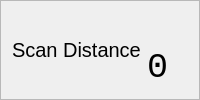
               <widget class="QFrame" name="sub_frame_dist_show_h">
                <property name="maximumSize">
                 <size>
                  <width>16777215</width>
                  <height>110</height>
                 </size>
                </property>
                <property name="frameShape">
                 <enum>QFrame::StyledPanel</enum>
                </property>
                <property name="frameShadow">
                 <enum>QFrame::Raised</enum>
                </property>
                <layout class="QHBoxLayout" name="horizontalLayout_14">
                 <item>
                  <widget class="QLabel" name="label_scanDist_h">
                   <property name="font">
                    <font>
                     <family>Segoe UI</family>
                     <pointsize>15</pointsize>
                     <weight>50</weight>
                     <bold>false</bold>
                    </font>
                   </property>
                   <property name="text">
                    <string>Scan Distance</string>
                   </property>
                   <property name="margin">
                    <number>20</number>
                   </property>
                  </widget>
                 </item>
                 <item>
                  <widget class="QLabel" name="label_scanDist_val_h">
                   <property name="font">
                    <font>
                     <family>Consolas</family>
                     <pointsize>26</pointsize>
                    </font>
                   </property>
                   <property name="layoutDirection">
                    <enum>Qt::LeftToRight</enum>
                   </property>
                   <property name="text">
                    <string>0</string>
                   </property>
                   <property name="alignment">
                    <set>Qt::AlignBottom|Qt::AlignHCenter</set>
                   </property>
                   <property name="margin">
                    <number>0</number>
                   </property>
                  </widget>
                 </item>
                 <item>
                  <widget class="QLabel" name="label_scanDist_filler_h">
                   <property name="text">
                    <string/>
                   </property>
                  </widget>
                 </item>
                </layout>
               </widget>
